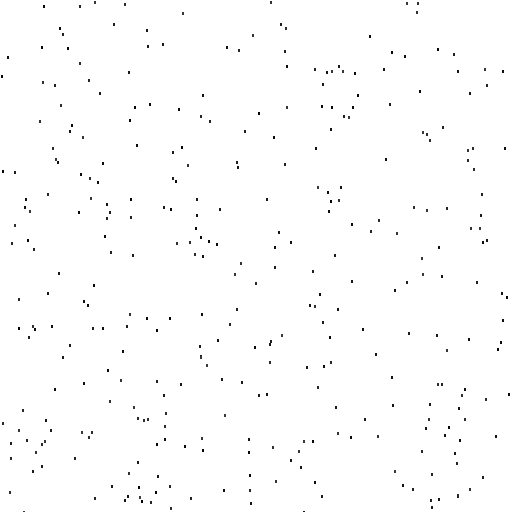
Frame 1 (no input)
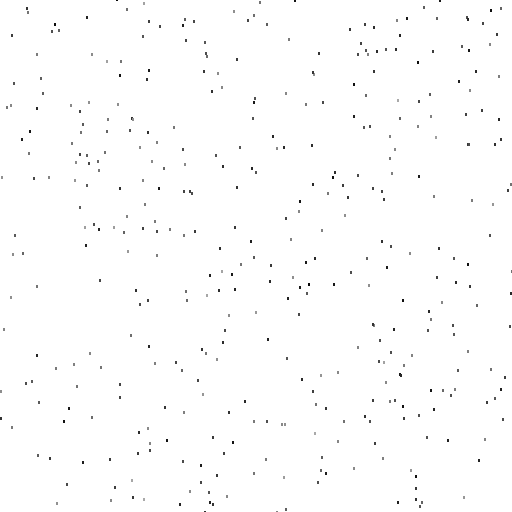
Frame 60 (the mouse pressed at the canvas centre just before this capture)
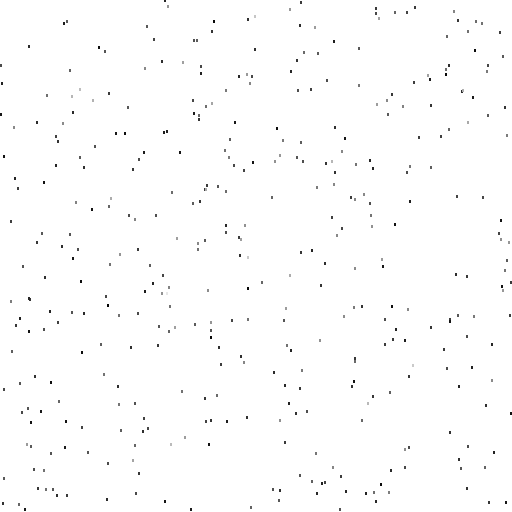
Frame 120 (the mouse held since frame 60 and released just before this capture)

The Processing sketch that drew these frames (run headless with seeded random() and noise(); from frame 60 on, the mouse is pressed at the canvas centre):

// Processing sketch: starFieldSketch
// ── starFieldSketch.pde
/// 3D Starfield

int numstars=400;
final int SPREAD=64;
int CX,CY;
final float SPEED=1.9;

Star[] s = new Star[numstars];

void setup(){
  size(512,512);
  colorMode(RGB,255);
  noStroke();
  frameRate(60);
  CX=width/2 ; CY=height/2;
 /// s = new Star[numstars];
  for(int i=0;i<numstars;i++){
    s[i]=new Star();
    s[i].SetPosition();
  }
}

void draw(){
  background(255,255,255);
  for(int i=0;i<numstars;i++){
    s[i].DrawStar();
  }
}

class Star { 
  float x=0,y=0,z=0,sx=0,sy=0;
  void SetPosition(){
    z=(float) random(200,255);
    x=(float) random(-1000,1000);
    y=(float) random(-1000,1000);
  }
  void DrawStar(){
    if (z<SPEED){
	this.SetPosition();
    }
    z-=SPEED;
    sx=(x*SPREAD)/(z)+CX;
    sy=(y*SPREAD)/(4+z)+CY;
    if (sx<0 | sx>width){
	this.SetPosition();
    }
    if (sy<0 | sy>height){
	this.SetPosition();
    }
    fill(color(255 - (int) z,255 - (int) z,255 - (int) z));
    rect( (int) sx,(int) sy,2,3);
  }
}
